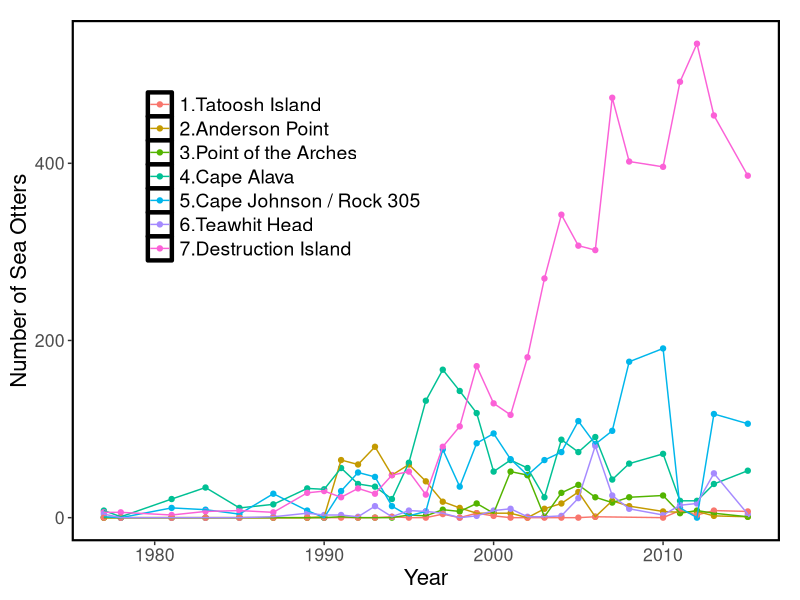
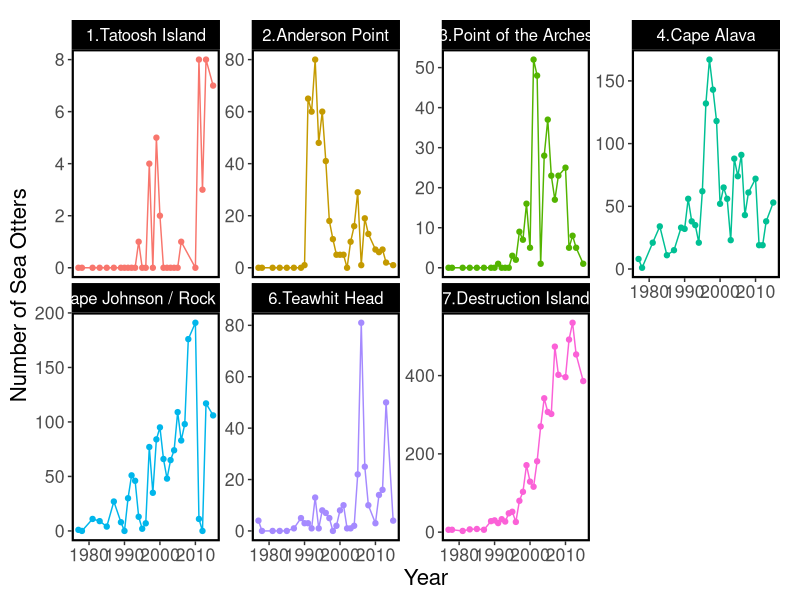
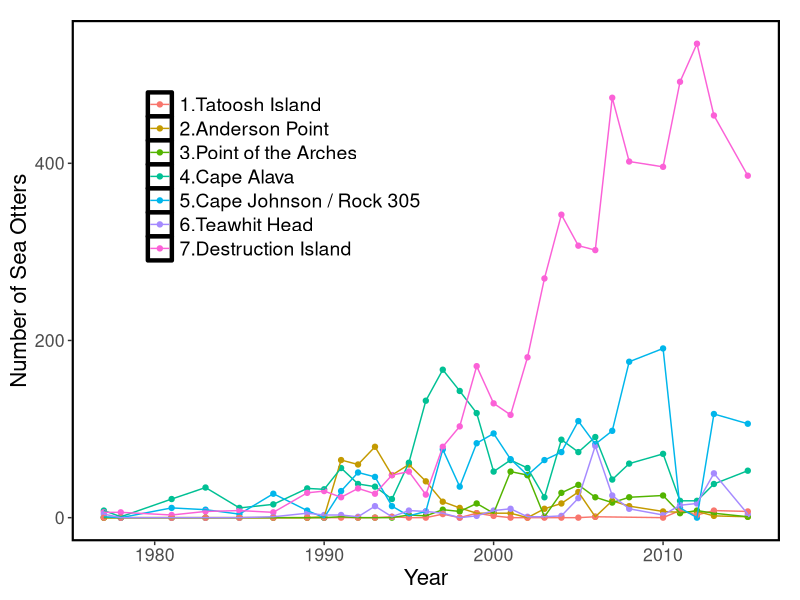
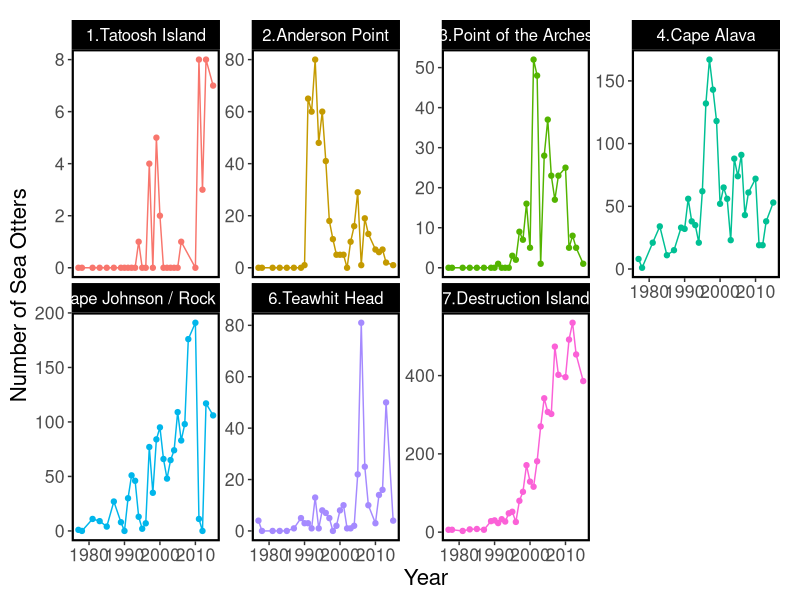

Recreate these plots in R, in order.
library(ggplot2)
library(reshape2)
library(dplyr)
library(tidyr)

setwd("~/Documents/Github/OCNMS/Data/csv files")
otter.dat <- read.csv("WDFW sea otter survey data 1977-2015.csv")
head(otter.dat)


#######################################
### sum otters by NWFSC study sites ###
#######################################
unique(otter.dat$Site.code.for.analysis)

nwfsc.otter.dat <- otter.dat %>%
  filter(Site.code.for.analysis != "Other_South" & Site.code.for.analysis != "Other_Central" & Site.code.for.analysis != "Other_North") %>%
  #droplevels() %>%
  group_by(Year, Site.code.for.analysis) %>%
  summarise(
    Total.Otters = sum(Count.Total,na.rm=TRUE)
  )
dim(nwfsc.otter.dat)
head(nwfsc.otter.dat,10)

nwfsc.otter.dat <- data.frame(nwfsc.otter.dat)

nwfsc.otter.dat$Site.Name <- as.character(nwfsc.otter.dat$Site.code.for.analysis)
nwfsc.otter.dat$Site.Name[nwfsc.otter.dat$Site.code.for.analysis == "AP"] <- "2.Anderson Point"
nwfsc.otter.dat$Site.Name[nwfsc.otter.dat$Site.code.for.analysis == "CA"] <- "4.Cape Alava"
nwfsc.otter.dat$Site.Name[nwfsc.otter.dat$Site.code.for.analysis == "CJR3"] <- "5.Cape Johnson / Rock 305"
nwfsc.otter.dat$Site.Name[nwfsc.otter.dat$Site.code.for.analysis == "DI"] <- "7.Destruction Island"
nwfsc.otter.dat$Site.Name[nwfsc.otter.dat$Site.code.for.analysis == "PA"] <- "3.Point of the Arches"
nwfsc.otter.dat$Site.Name[nwfsc.otter.dat$Site.code.for.analysis == "TH"] <- "6.Teawhit Head"
nwfsc.otter.dat$Site.Name[nwfsc.otter.dat$Site.code.for.analysis == "TI"] <- "1.Tatoosh Island"

head(nwfsc.otter.dat,10)
#######################################
#######################################

#######################################
### plot otters by NWFSC study sites ###
#######################################
theme_js <- function(base_size = 12, base_family = "") {
  theme_bw()+
  theme(
    text=element_text(size=16),
    legend.title=element_blank(),
    legend.text = element_text(size=14),
    #legend.background =  element_rect(colour = NA),
    #legend.key =         element_rect(fill = "white", colour = "black"),
    panel.background =   element_rect(fill = "white", colour = "black",size=1.5),
    panel.border =       element_blank(),
    panel.grid.major =   element_blank(),
    panel.grid.minor =   element_blank(),
    panel.spacing =       unit(0.25, "lines"),
    strip.background =   element_rect(fill = "black", colour = "black"),
    strip.text.x =       element_text(colour="white",size=12),
    strip.text.y =       element_text(angle = -90,colour="white",size=12),
    plot.background =    element_rect(colour = "white"),
    plot.title =         element_text(size = rel(1.2)),
    plot.margin =        unit(c(1, 1, 0.5, 0.5), "lines")
  )
}

setwd("~/Documents/Github/OCNMS/Figures/")

otters_by_site <- ggplot(nwfsc.otter.dat,aes(x=Year,y=Total.Otters, colour=Site.Name)) +
  geom_point(aes(colour=Site.Name)) +
  geom_line(aes(colour=Site.Name)) +
  ylab("Number of Sea Otters") +
  theme_js() +
  theme(legend.position=c(0.3,0.7))
otters_by_site

ggsave("Sea otter abundance at NWFSC sites 1977-2015 single plot.pdf")


otters_by_site_facet <- ggplot(nwfsc.otter.dat,aes(x=Year,y=Total.Otters, colour=Site.Name)) +
  geom_point(aes(colour=Site.Name)) +
  geom_line(aes(colour=Site.Name)) +
  facet_wrap(~Site.Name,scales="free_y",nrow=2) +
  ylab("Number of Sea Otters") +
  theme_js() +
  theme(legend.position="none")
otters_by_site_facet

ggsave("Sea otter abundance at NWFSC sites 1977-2015 facet plot.pdf")


#######################################
#######################################
